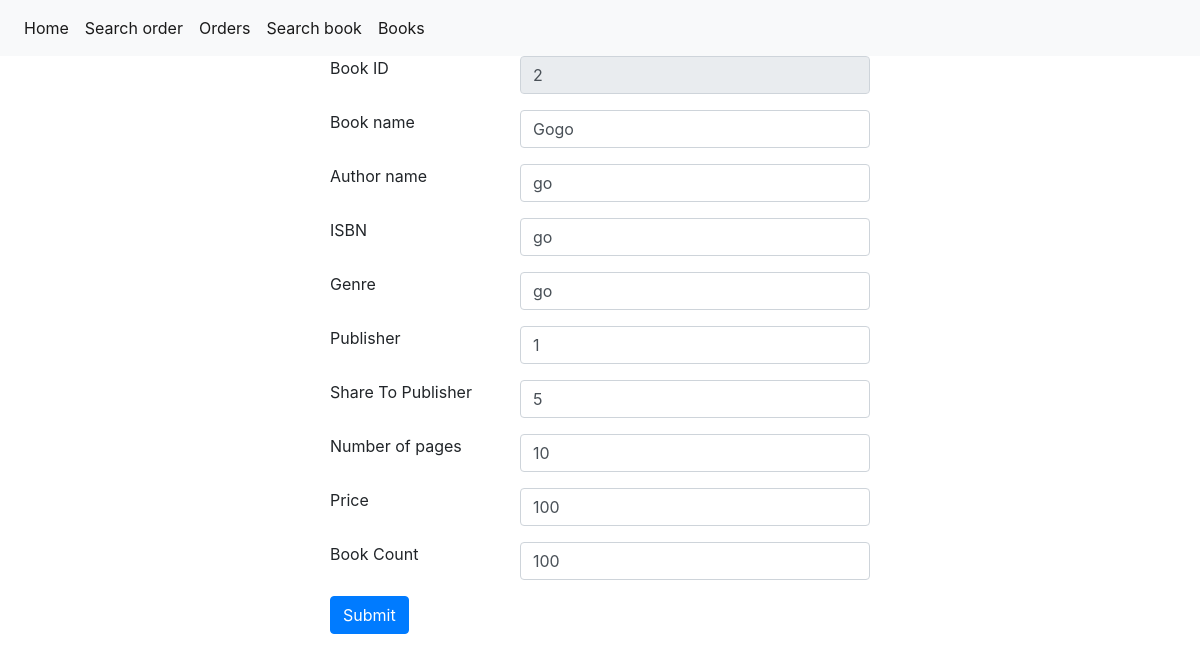
The app's page /book_store/edit_book.php?id=2 (signed in) with its own data.
### tables this page shows
CREATE TABLE `BOOK` (
  `id` int(11) NOT NULL,
  `name` varchar(50) NOT NULL,
  `author` varchar(50) NOT NULL,
  `isbn` varchar(50) NOT NULL,
  `genre` varchar(50) NOT NULL,
  `pages` int(11) DEFAULT NULL,
  `price` decimal(10,0) NOT NULL,
  `book_cnt` int(11) NOT NULL,
  `publisher` int(11) DEFAULT NULL,
  `share_to_pub` decimal(10,0) NOT NULL
);

### book_store/base.php (the view, shortened to what this page needs)
<?php
	function getConn() {
		try {
			$dbh = new PDO('mysql:host=localhost;dbname=book_store;charset=utf8', 'root', '');
			$dbh->setAttribute(PDO::ATTR_ERRMODE, PDO::ERRMODE_EXCEPTION);
			return $dbh;
		} catch(PDOException $e) {
			die();
		}
	}
	function pdo($pdo, $sql, $args = NULL) {
		$stmt = $pdo->prepare($sql);
		$stmt->execute($args);
		return $stmt;
	}
	function get_get_param($param_name) {
		if(!isset($_GET[$param_name])) {
			return "";
		} else {
			return trim($_GET[$param_name]);
		}
	}
	function show_item($items, $item_name) {
		if(!isset($items[$item_name])) {
			echo "";
		} else {
			echo $items[$item_name];
		}
	}
?>

### book_store/edit_book.php
<?php include "header.php" ?>
<?php
	include "base.php";
	$id = get_get_param("id");
	$book = array();
	if($id != "") {
		$book = pdo(getConn(), "SELECT * FROM BOOK WHERE id = ?", [$id])->fetch();
	}
?>
<div class="container">
	<div class="row justify-content-center">
		<div class="col-6">
			<form action="./action_book.php" method="POST">
				<div class="form-group row">
					<label for="id" class="col-4">Book ID</label>
					<div class="col-8">
						<input type="text" class="form-control" id="id" name="id" readonly
							value="<?php show_item($book, 'id'); ?>">
					</div>
				</div>
				<div class="form-group row">
					<label for="name" class="col-4">Book name</label>
					<div class="col-8">
						<input type="text" class="form-control" id="name" name="name"
							value="<?php show_item($book, 'name'); ?>">
					</div>
				</div>
				<div class="form-group row">
					<label for="author" class="col-4">Author name</label>
					<div class="col-8">
						<input type="text" class="form-control" id="author" name="author"
							value="<?php show_item($book, 'author'); ?>">
					</div>
				</div>
				<div class="form-group row">
					<label for="isbn" class="col-4">ISBN</label>
					<div class="col-8">
						<input type="text" class="form-control" id="isbn" name="isbn"
							value="<?php show_item($book, 'isbn'); ?>">
					</div>
				</div>
				<div class="form-group row">
					<label for="genre" class="col-4">Genre</label>
					<div class="col-8">
						<input type="text" class="form-control" id="genre" name="genre"
							value="<?php show_item($book, 'genre'); ?>">
					</div>
				</div>
				<div class="form-group row">
					<label for="publisher" class="col-4">Publisher</label>
					<div class="col-8">
						<input type="text" class="form-control" id="publisher" name="publisher"
							value="<?php show_item($book, 'publisher'); ?>">
					</div>
				</div>
				<div class="form-group row">
					<label for="share_to_pub" class="col-4">Share To Publisher</label>
					<div class="col-8">
						<input type="text" class="form-control" id="share_to_pub" name="share_to_pub"
							value="<?php show_item($book, 'share_to_pub'); ?>">
					</div>
				</div>
				<div class="form-group row">
					<label for="pages" class="col-4">Number of pages</label>
					<div class="col-8">
						<input type="text" class="form-control" id="pages" name="pages"
							value="<?php show_item($book, 'pages'); ?>">
					</div>
				</div>
				<div class="form-group row">
					<label for="price" class="col-4">Price</label>
					<div class="col-8">
						<input type="text" class="form-control" id="price" name="price"
							value="<?php show_item($book, 'price'); ?>">
					</div>
				</div>
				<div class="form-group row">
					<label for="book_cnt" class="col-4">Book Count</label>
					<div class="col-8">
						<input type="text" class="form-control" id="book_cnt" name="book_cnt"
							value="<?php show_item($book, 'book_cnt'); ?>">
					</div>
				</div>
				<button type="submit" class="btn btn-primary">Submit</button>
			</form>
		</div>
	</div>
</div>
<?php include "footer.php" ?>

### records on screen
book: id "2", name "Gogo", author "go", isbn "go", genre "go", publisher "1", share_to_pub "5", pages "10", price "100", book_cnt "100"
